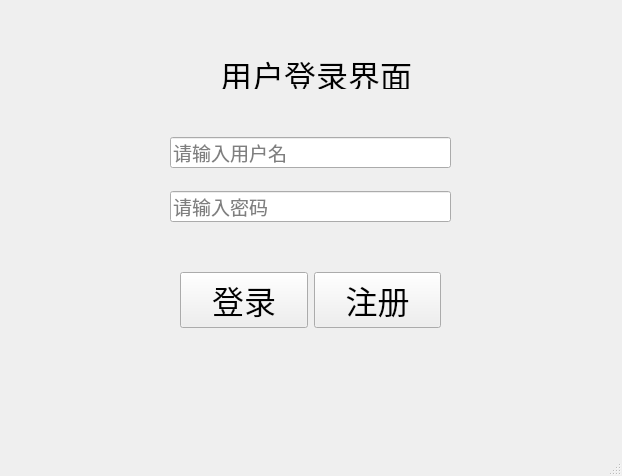
<?xml version="1.0" encoding="UTF-8"?>
<ui version="4.0">
 <class>MainWindow</class>
 <widget class="QMainWindow" name="MainWindow">
  <property name="geometry">
   <rect>
    <x>0</x>
    <y>0</y>
    <width>622</width>
    <height>476</height>
   </rect>
  </property>
  <property name="windowTitle">
   <string>MainWindow</string>
  </property>
  <widget class="QWidget" name="centralwidget">
   <widget class="QLabel" name="label">
    <property name="geometry">
     <rect>
      <x>220</x>
      <y>60</y>
      <width>191</width>
      <height>29</height>
     </rect>
    </property>
    <property name="font">
     <font>
      <family>Consolas</family>
      <pointsize>24</pointsize>
      <bold>false</bold>
     </font>
    </property>
    <property name="locale">
     <locale language="Chinese" country="China"/>
    </property>
    <property name="text">
     <string>用户登录界面</string>
    </property>
   </widget>
   <widget class="QWidget" name="">
    <property name="geometry">
     <rect>
      <x>170</x>
      <y>120</y>
      <width>281</width>
      <height>121</height>
     </rect>
    </property>
    <layout class="QVBoxLayout" name="verticalLayout">
     <item>
      <widget class="QLineEdit" name="lineEdit">
       <property name="font">
        <font>
         <pointsize>14</pointsize>
        </font>
       </property>
       <property name="maxLength">
        <number>10</number>
       </property>
       <property name="placeholderText">
        <string>请输入用户名</string>
       </property>
      </widget>
     </item>
     <item>
      <widget class="QLineEdit" name="lineEdit_2">
       <property name="font">
        <font>
         <pointsize>14</pointsize>
        </font>
       </property>
       <property name="maxLength">
        <number>11</number>
       </property>
       <property name="echoMode">
        <enum>QLineEdit::EchoMode::Password</enum>
       </property>
       <property name="placeholderText">
        <string>请输入密码</string>
       </property>
      </widget>
     </item>
    </layout>
   </widget>
   <widget class="QWidget" name="">
    <property name="geometry">
     <rect>
      <x>180</x>
      <y>270</y>
      <width>261</width>
      <height>61</height>
     </rect>
    </property>
    <layout class="QHBoxLayout" name="horizontalLayout">
     <item>
      <widget class="QPushButton" name="pushButton">
       <property name="font">
        <font>
         <family>Consolas</family>
         <pointsize>24</pointsize>
         <bold>false</bold>
        </font>
       </property>
       <property name="locale">
        <locale language="Chinese" country="China"/>
       </property>
       <property name="text">
        <string>登录</string>
       </property>
      </widget>
     </item>
     <item>
      <widget class="QPushButton" name="pushButton_2">
       <property name="font">
        <font>
         <family>Consolas</family>
         <pointsize>24</pointsize>
         <bold>false</bold>
        </font>
       </property>
       <property name="locale">
        <locale language="Chinese" country="China"/>
       </property>
       <property name="text">
        <string>注册</string>
       </property>
      </widget>
     </item>
    </layout>
   </widget>
  </widget>
  <widget class="QMenuBar" name="menubar">
   <property name="geometry">
    <rect>
     <x>0</x>
     <y>0</y>
     <width>622</width>
     <height>17</height>
    </rect>
   </property>
  </widget>
  <widget class="QStatusBar" name="statusbar"/>
 </widget>
 <resources/>
 <connections/>
</ui>
